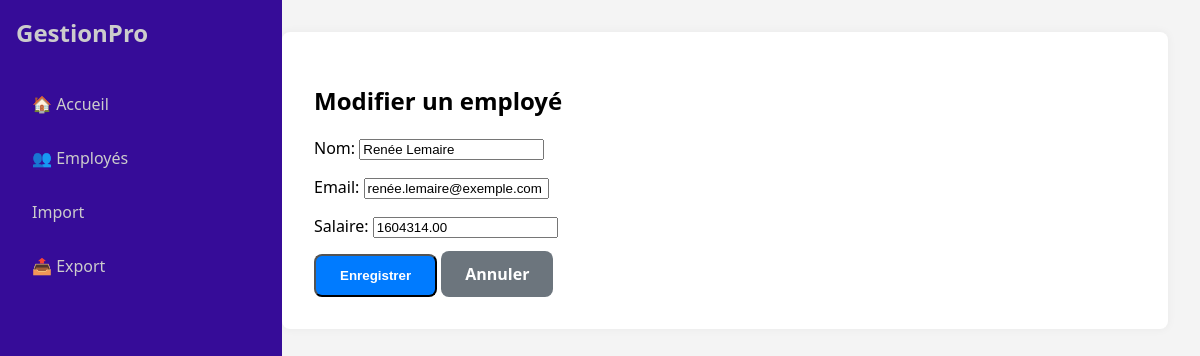
/edit/edit/2/, run on the app's committed database.
### AppMng/models.py (models this page shows, shortened)
class Employee(models.Model):
    nom = models.CharField(max_length=100)
    email = models.EmailField(unique=True)
    salaire = models.DecimalField(max_digits=10, decimal_places=2)

### AppMng/views.py (the view)
# urls.py: path('edit/edit/<int:pk>/', views.employee_edit, name='employee_edit'),
def employee_edit(request, pk):
    employee = get_object_or_404(Employee, pk=pk)
    if request.method == 'POST':
        form = EmployeeForm(request.POST, instance=employee)
        if form.is_valid():
            form.save()
            return redirect('employee_list')
    else:
        form = EmployeeForm(instance=employee)
    return render(request, 'employees/edit.html', {'form': form})

### AppMng/forms.py
class EmployeeForm(forms.ModelForm):
    class Meta:
        model = Employee
        fields = ['nom', 'email', 'salaire']

### AppMng/templates/employees/edit.html (shortened to what this page needs)
{% extends 'base.html' %}
{% block content %}
<h2>Modifier un employé</h2>
<form method="post">
  {{ form.as_p }}
  <button type="submit" class="btn-primary">Enregistrer</button>
  <a href="{% url 'employee_list' %}" class="btn-secondary">Annuler</a>
</form>
{% endblock %}

### AppMng/static/css/style.css (style rules this page uses)
body, html { margin: 0; padding: 0; font-family: 'Segoe UI', sans-serif; background-color: #f4f4f4; }
.btn-primary, .btn-secondary { padding: 0.75rem 1.5rem; border-radius: 8px; font-weight: 600; text-decoration: none; transition: background 0.3s; white-space: nowrap; }
.btn-primary { background-color: #007bff; color: white; }
.btn-secondary { background-color: #6c757d; color: white; }

### data on the page
Employee: nom "Renée Lemaire", email "renée.lemaire@exemple.com", salaire "1604314.00"
